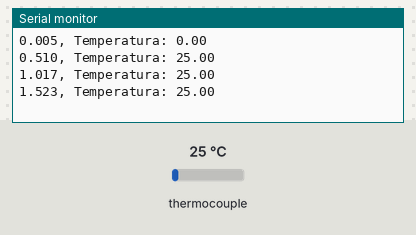
This sketch was run on a simulated Arduino Mega 2560, built with avr-gcc and run on an emulated ATmega2560. Shown: the last lines printed to the serial monitor. Wiring (inferred from the names in the program): MAX6675 thermocouple converter: CS pin 22; MISO pin 23; SCK pin 18. The inputs (shaded band) are chosen by the test bench; at power-on: thermocouple 25 °C.

Above: at 1.8 s.
1.9 s: thermocouple set to 6 °C
At 2.4 s:
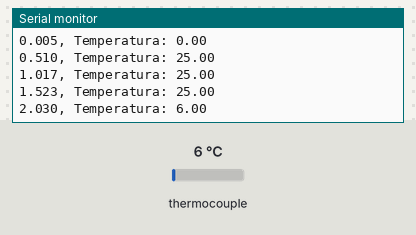
3.4 s: thermocouple set to 75 °C
At 4.0 s:
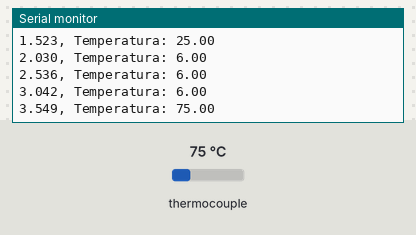
Timing chart, 0 to 6.4 s (numbered marks = the images above; inputs shaded):
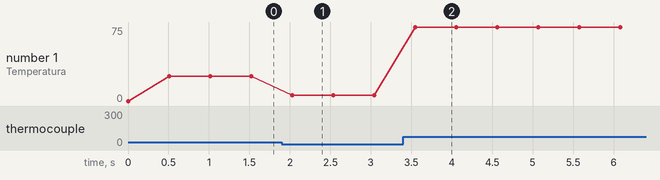

The sketch:

termoparBitBanging.ino
```cpp
#define MAX6675_SO 23
#define MAX6675_CS 22
#define MAX6675_SCK 18
float temperatura;
uint16_t v;

void setup() {
  pinMode(MAX6675_CS, OUTPUT);
  pinMode(MAX6675_SO, INPUT);
  pinMode(MAX6675_SCK, OUTPUT);
  Serial.begin(115200);
}

void loop() {
  termopar();
  Serial.print(millis()/1000.0,3);
  Serial.print(", ");
  Serial.print("Temperatura: ");
  Serial.println(temperatura);
  delay(500);
}

void termopar() {
    digitalWrite(MAX6675_CS, LOW);
    delay(5); //No sabemos cuanto dura un digitalWrite,
    // asi que un delay no hace daño

    // Lee 16 bits,
    //  15    = 0 siempre
    //  14..2 = 0.25 grado cuenta MSB Primero
    //  2     = 1 si el termopar es de circuito abierto (?)
    //  1..0  = status
    // shiftIn(dataPin, clockPin, bitOrder)
    v = shiftIn(MAX6675_SO, MAX6675_SCK, MSBFIRST); // shiftIn: Desplaza un byte de datos un bit cada vez. Segundo parametro es donde comienza
    v <<= 8;
    v |= shiftIn(MAX6675_SO, MAX6675_SCK, MSBFIRST);
    digitalWrite(MAX6675_CS, HIGH);
    if (v & 0x4) {
        // Bit 4 indica si el termopar esta desconectado
        temperatura = NAN;
    }

    // los 3 bits menos signifcaivos (0,1,2) son status
    v >>= 3;
    // Los bits restantes son lecturas en 0.25[Celsius]
    temperatura = v * 0.25;
}
```

Measured:
- after the input at 1.9 s, the serial monitor: prints a new line after 0.13 s (image 1)
- after the input at 3.4 s, the serial monitor: prints a new line after 0.15 s (image 2)
- plotted number 1: 25 → 6 after the input at 1.9 s, 6 → 75 after the input at 3.4 s
